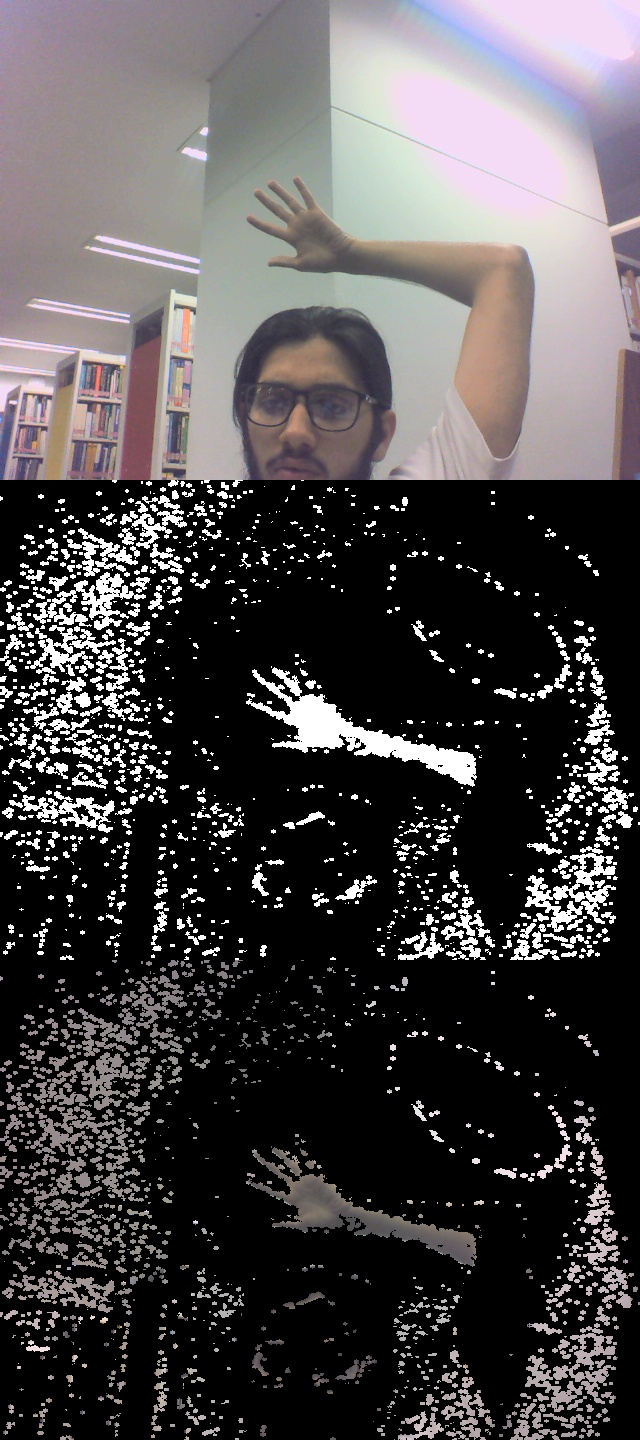
#> input picture res.jpg, 640 x 1440 px, given in place of the camera
$ python assignment2_hsv.py   (Python 2 division)   (older library calls are emulated)
#> lines starting #> are read from the running program, lines starting #| are printed output that depends on the picture; after the words box and inside, x2 and y2 are one past the last pixel; in counts of white or black regions, pixels touching at a corner belong together
### Camera.py
from imutils.video import WebcamVideoStream
def Camera(source=0):
	return WebcamVideoStream(source).start()

### assignment2_hsv.py
import numpy as np
from collections import deque
import cv2
from Camera import Camera

VIDEO_SOURCE = 0

class ROI:
	def __init__(self,track_window):
		x = track_window[0]
		y = track_window[1]

		width = track_window[2]
		height = track_window[3]

		self.start = (x,y)
		self.end   = (x+width,y+height)

	def drawBoundary(self,frame):
		cv2.rectangle(frame,self.start,self.end,(0,255,0),1)

	def getROI(self,frame):
		return frame[ self.start[1]:self.end[1] , self.start[0]:self.end[0] ]


class Parameters:
	def __init__(self,source=0):
		# Selected base color
		# fourth one is not used
		self.hsv = (0,0,0,0)
		self.hsv2 = (0,0,0,0)
		self.hsv3 = (0,0,0,0)


		# Thresholds
		self.ht = 0
		self.st = 180
		self.vt = 200
		self.ht_ = 0
		self.st_ = 180
		self.vt_ = 200

		# Co-ords for the color selection square
		# self.start = (0,0)
		# self.end   = (0,0)
		self.center = (0,0)

		# Boolean to check weather
		# the colors are locked or not
		self.locked = False

		# Get the camera object
		self.cam = Camera(source)

	def findCenter(self):
		# Read a frame
		frame = self.cam.read()
#> frame is the input picture: shape (1440, 640, 3); mean B, G, R 73.9, 72.8, 76.3

		# Calculate the co-ordinates for the center pixel
		y = frame.shape[0]/2
#> y = 720
		x = frame.shape[1]/2
#> x = 320

		self.center = (x,y)
#> self.center = (320, 720)

def threshChanged1(val):
	params.ht = val

def threshChanged2(val):
	params.st = val

def threshChanged3(val):
	params.vt = val

def threshChanged4(val):
	params.ht_ = val

def threshChanged5(val):
	params.st_ = val

def threshChanged6(val):
	params.vt_ = val

params = Parameters(VIDEO_SOURCE)

# get the co-ords for the square in the center
params.findCenter()

# Create an output window
cv2.namedWindow('controls')


# Create trackbars in the output window
cv2.createTrackbar('h+', 'controls',0,179,threshChanged1)
cv2.createTrackbar('s+', 'controls',0,255,threshChanged2)
cv2.createTrackbar('v+', 'controls',0,255,threshChanged3)
cv2.createTrackbar('h-', 'controls',0,179,threshChanged4)
cv2.createTrackbar('s-', 'controls',0,255,threshChanged5)
cv2.createTrackbar('v-', 'controls',0,255,threshChanged6)

# cam = cv2.VideoCapture(VIDEO_SOURCE)

# roihist = None


pts = deque(maxlen=100000)

def getMask(frame,hsv):

	lower = np.array([0,0,0], dtype=np.uint8)
	upper = np.array([0,0,0], dtype=np.uint8)


	lower[0] = hsv[0]-params.ht_
	lower[1] = hsv[1]-params.st_
	lower[2] = 0

	upper[0] = hsv[0]+params.ht
	upper[1] = hsv[1]+params.st
	upper[2] = 255

	return cv2.inRange(frame,lower,upper)

track_window = (params.center[1],params.center[0],50,50)
#> track_window = (720, 320, 50, 50)

reigon1 = ROI(track_window)
reigon2 = None
# reigon2 = ROI((params.center[0]+5,params.center[1]),5)
# reigon3 = ROI((params.center[0]-5,params.center[1]-5),5)

term_crit = ( cv2.TERM_CRITERIA_EPS | cv2.TERM_CRITERIA_COUNT, 20, 1 )

while(True):
	# Read a frame from the camera
	frame = params.cam.read()

	# reigon2.drawBoundary(frame)

	# Convert to hsv space
	hsv = cv2.cvtColor(frame,cv2.COLOR_BGR2HSV)
#> hsv: shape (1440, 640, 3); mean H, S, V 40.1, 30, 77.8
	# hsv = frame

	# # # Blur the image for filtering
	cv2.medianBlur(hsv,5)
	cv2.GaussianBlur(hsv,(5,5),0)


	if not params.locked:
		# Calculate average color
		params.hsv = cv2.mean(reigon1.getROI(hsv))
#> params.hsv = (0, 0, 0, 0)
		# params.hsv2 = cv2.mean(reigon2.getROI(hsv))
		# params.hsv3 = cv2.mean(reigon3.getROI(hsv))


	mask = getMask(hsv,params.hsv)
#> in getMask, `return cv2.inRange(frame,lower,upper)`:
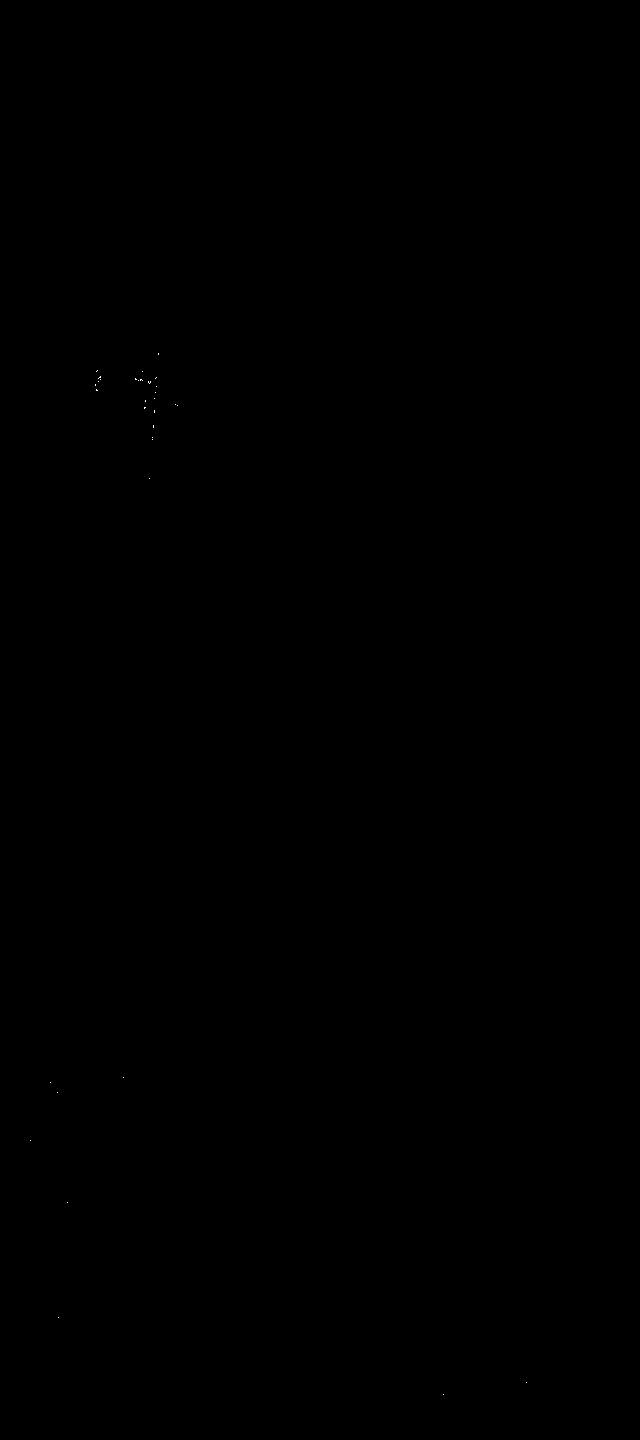
#> returned value: shape (1440, 640); 0.01% white in thin lines or dots, all inside (x1, y1, x2, y2) = (30, 353, 527, 1395)
	# mask = mask + getMask(hsv,params.hsv2)
	# mask = mask + getMask(hsv,params.hsv3)

	disc = cv2.getStructuringElement(cv2.MORPH_ELLIPSE,(7,7))

	cv2.filter2D(mask,-1,disc,mask)
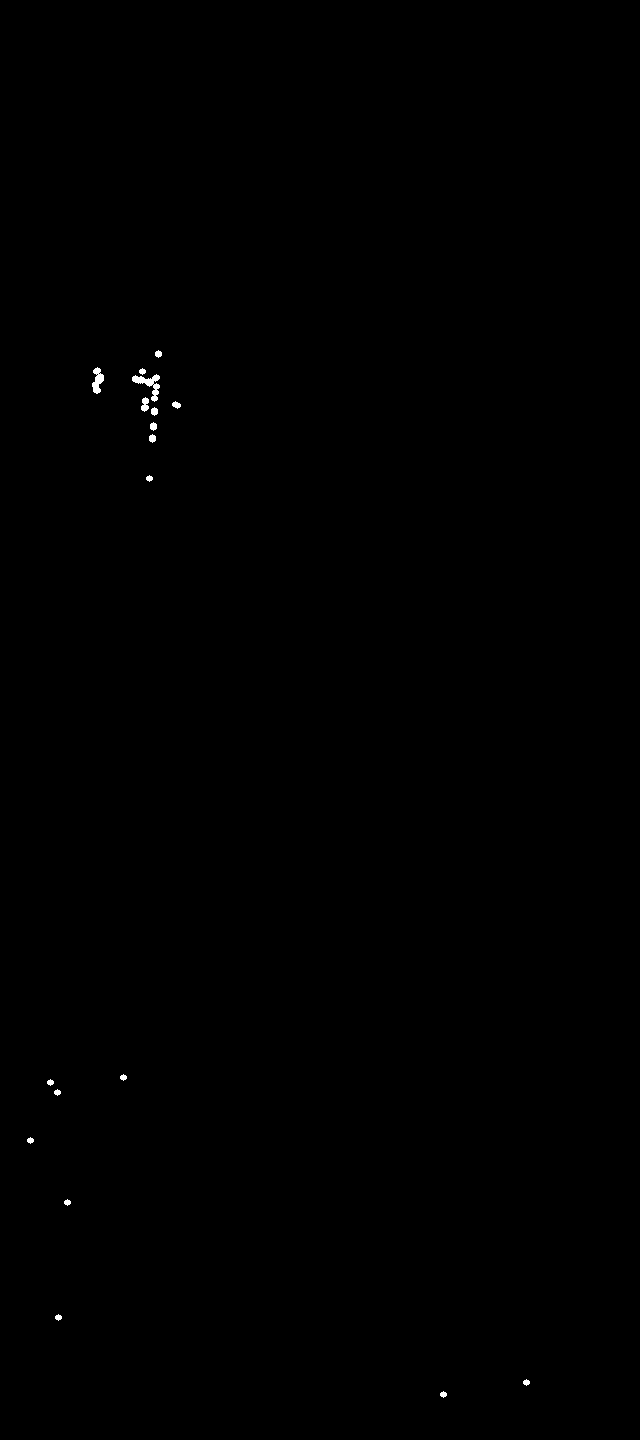
#> mask: shape (1440, 640); 0.12% white; 18 white regions, largest, box (x1, y1, x2, y2) and area: (132, 374, 160, 402) 282, (92, 367, 104, 394) 191, (141, 397, 149, 412) 84

	# apply meanshift to get the new location
	ret, track_window = cv2.CamShift(mask, track_window, term_crit)
#> ret = ((0, 0), (0, 0), 0); track_window = (310, 710, 21, 21)


	reigon2 = ROI(track_window)


	cv2.imshow('mask1',cv2.flip(mask,1))
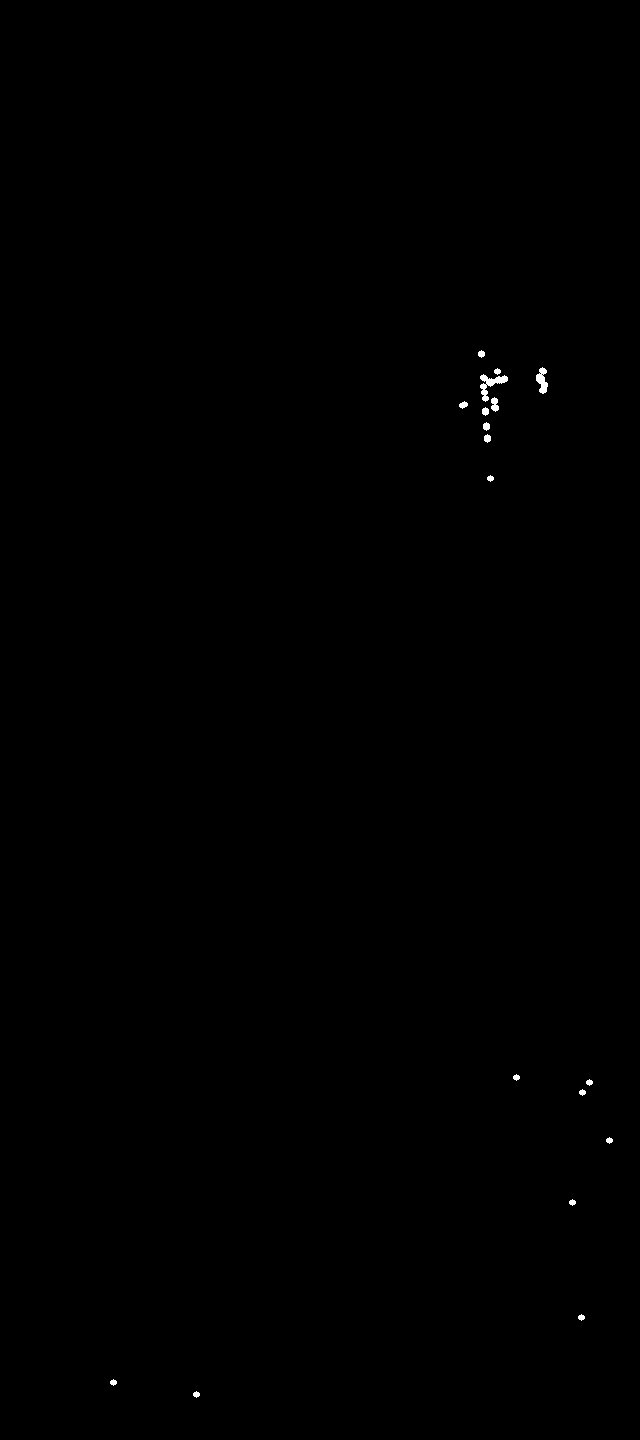
#> window 'mask1': shape (1440, 640); 0.12% white; 18 white regions, largest, box (x1, y1, x2, y2) and area: (480, 374, 508, 402) 282, (536, 367, 548, 394) 191, (491, 397, 499, 412) 84
	# cv2.imshow('mask2',mask2)
	# cv2.imshow('mask3',mask3)


	reigon1.drawBoundary(frame)

	if reigon2 is not None:
		reigon2.drawBoundary(frame)
#> in drawBoundary (call 2), `cv2.rectangle(frame,self.start,self.end,(0,255,0),1)`: frame: shape (1440, 640, 3); 0.01% of pixels changed, all inside (x1, y1, x2, y2) = (310, 710, 332, 732)
	# [73 lines of commented-out code are left out]
	cv2.imshow("Frame", cv2.flip(frame,1))
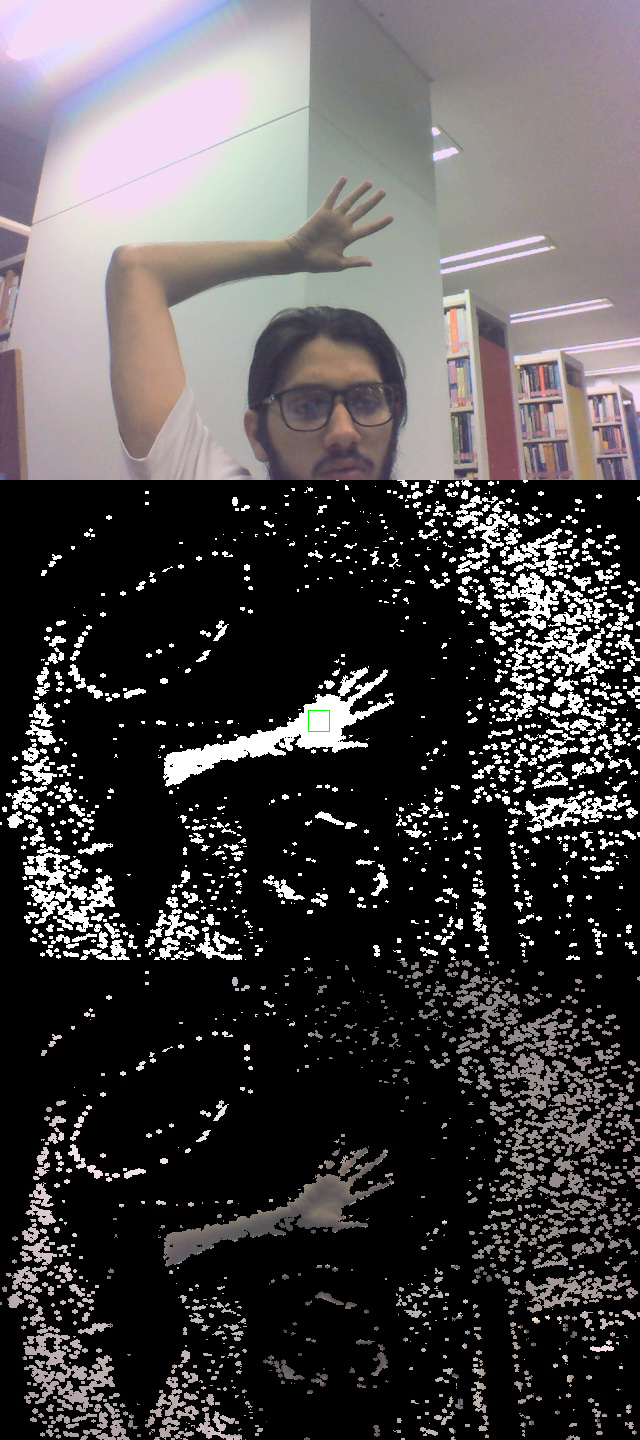
#> window 'Frame': shape (1440, 640, 3); mean B, G, R 73.9, 72.8, 76.3


	k = cv2.waitKey(5) & 0xFF
#> (key Esc is pressed here)

	if k == 27:
	    break
	elif k == ord('l'):
	    print 'locked'
	    params.locked = True
	elif k == ord('u'):
	    print 'un-locked'
	    params.locked = False
	elif k == ord('c'):
	    print 'mask captured'
	    cv2.imwrite('mask.png',mask)


params.cam.stop()
cv2.destroyAllWindows()
